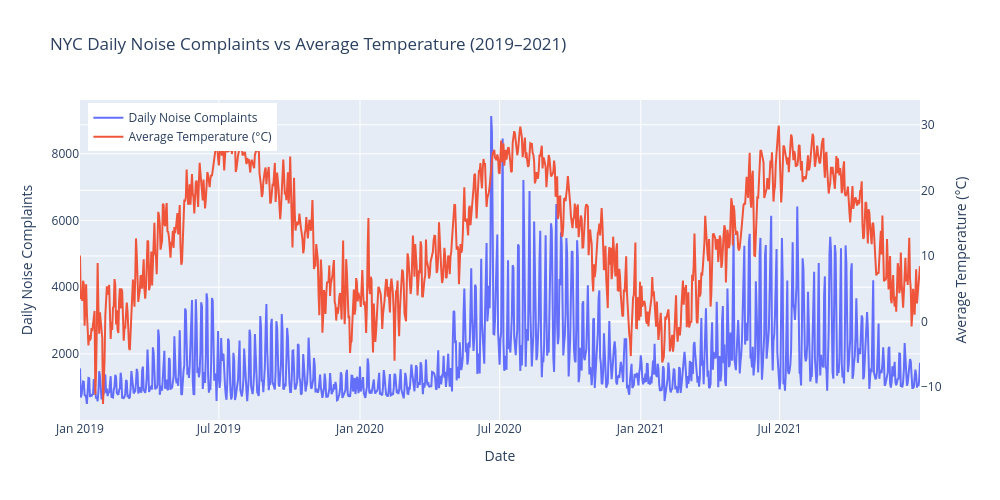

Write notebook code for a chart like this one.
### Markdown cell above
## Main Visualization: Daily Noise Complaints vs Temperature (2019–2021)

The figure below shows both datasets on the same timeline:

- The **blue line** shows daily noise complaints reported through NYC’s 311 system.
- The **red line** shows the daily average temperature in °C.

### Interpretation

Several clear patterns emerge:

1. **Seasonality is very strong.**  
   Noise complaints rise sharply during warmer months (May–September) and fall during colder months.

2. **The warmest periods consistently align with the highest noise levels.**  
   This pattern appears in all three years.

3. **The COVID-19 period (mid-2020) shows an unusual drop** in noise complaints even during warm months, which aligns with reduced nightlife, reduced gatherings, and lockdowns.

Overall, the visualization suggests a **positive association** between temperature and noise activity in NYC.

### Code cell
import plotly.graph_objs as go

fig = go.Figure()

# Noise complaints line (left axis)
fig.add_trace(
    go.Scatter(
        x=merged["date"],
        y=merged["noise_count"],
        mode="lines",
        name="Daily Noise Complaints"
    )
)

# Temperature line (right axis)
fig.add_trace(
    go.Scatter(
        x=merged["date"],
        y=merged["avg_temp"],
        mode="lines",
        name="Average Temperature (°C)",
        yaxis="y2"
    )
)

fig.update_layout(
    title="NYC Daily Noise Complaints vs Average Temperature (2019–2021)",
    xaxis=dict(
        title="Date"
    ),
    yaxis=dict(
        title=dict(text="Daily Noise Complaints")
    ),
    yaxis2=dict(
        title=dict(text="Average Temperature (°C)"),
        overlaying="y",
        side="right"
    ),
    legend=dict(
        x=0.01,
        y=0.99
    ),
    width=1000,
    height=500
)

fig.show()

### Figure 1 — Plotly figure (JSON) as saved in the notebook; plotly's stock layout.template omitted (floating-point values rounded to 4 significant figures; data arrays with more than 128 entries replaced by an {"elided": "..."} marker saying what was removed)
{"data": [{"mode": "lines", "name": "Daily Noise Complaints", "type": "scatter", "x": {"elided": "1096 str values"}, "y": {"elided": "1096 int values"}}, {"mode": "lines", "name": "Average Temperature (°C)", "type": "scatter", "x": {"elided": "1096 str values"}, "y": {"elided": "1096 float values"}, "yaxis": "y2"}], "layout": {"height": 500, "legend": {"x": 0.01, "y": 0.99}, "title": {"text": "NYC Daily Noise Complaints vs Average Temperature (2019–2021)"}, "width": 1000, "xaxis": {"title": {"text": "Date"}}, "yaxis": {"title": {"text": "Daily Noise Complaints"}}, "yaxis2": {"overlaying": "y", "side": "right", "title": {"text": "Average Temperature (°C)"}}}}
